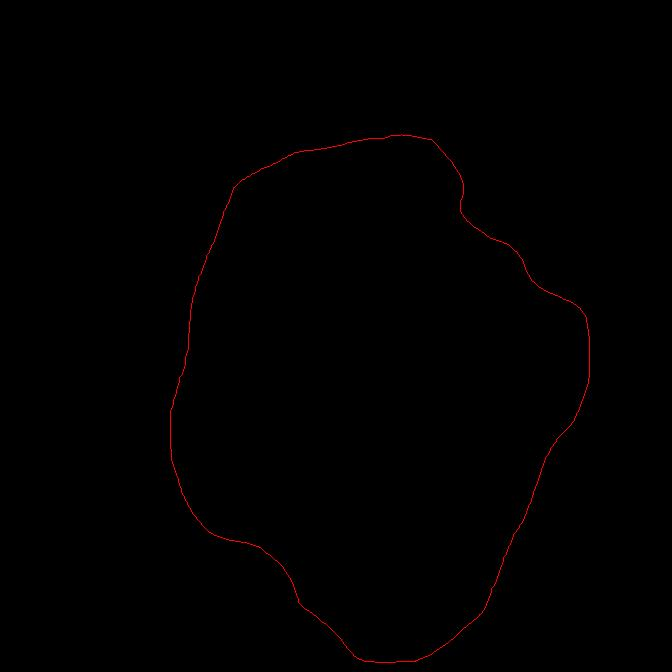
#> input picture Python/C62_97LAXMROI.jpg, 672 x 672 px
$ python convex_test.py
#> lines starting #> are read from the running program, lines starting #| are printed output that depends on the picture; after the words box and inside, x2 and y2 are one past the last pixel; in counts of white or black regions, pixels touching at a corner belong together
import cv2
import numpy as np
from PIL import Image


def max_area_contour(contours):
    cnt = contours[0]
    max_area = cv2.contourArea(cnt)

    for cont in contours:
        if cv2.contourArea(cont) > max_area:
            cnt = cont
            max_area = cv2.contourArea(cont)
    return cnt


multiplier = 0.01
img = cv2.imread('C62_97LAXMROI.jpg')
#> img is the input picture: shape (672, 672, 3); mean B, G, R 0.3, 0.2, 0.9
canvas = np.zeros(img.shape, np.uint8)
img = cv2.cvtColor(img, cv2.COLOR_BGR2GRAY)
#> img: shape (672, 672)
ret, thresh = cv2.threshold(img, 20, 255, 0)
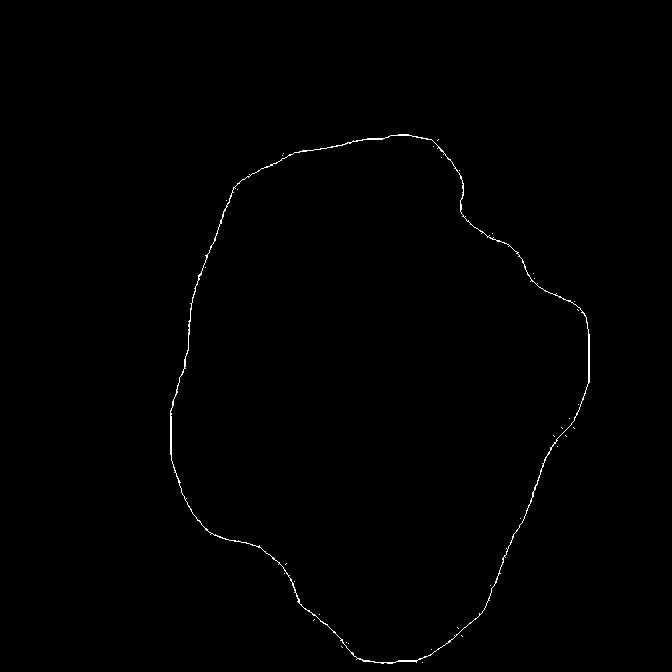
#> thresh: shape (672, 672); 0.42% white in thin lines or dots, all inside (x1, y1, x2, y2) = (170, 134, 590, 664)
contours, hierarchy = cv2.findContours(thresh, cv2.RETR_TREE, cv2.CHAIN_APPROX_SIMPLE)
#> contours = 37 contours, 35 with area under 20; largest, box (x1, y1, x2, y2) and area: (170, 134, 590, 664) 153071, (170, 135, 589, 663) 152605
cnt = max_area_contour(contours)
#> in max_area_contour, `cnt = contours[0]`: cnt = [[422, 662]]
#> in max_area_contour, `max_area = cv2.contourArea(cnt)`: max_area = 0
#> the loop in max_area_contour, `for cont in contours:` made 37 passes
#> max_area on pass 18: 153071
#> cont on passes 1 to 6: [[422, 662]], [[341, 646], [342, 647]], [[461, 635], [462, 636]], [[314, 619], [313, 620]], [[284, 573]], [[557, 446]]
#> after the loop in max_area_contour, `for cont in contours:`: cnt = contour of 701 points, box (x1, y1, x2, y2) (170, 134, 590, 664), area 153071; max_area = 153071
perimeter = int(cv2.arcLength(cnt, True))
#> perimeter = 1636
epsilon = multiplier * perimeter
#> epsilon = 16.36
approx = cv2.approxPolyDP(cnt, epsilon, True)
#> approx = contour of 11 points, box (x1, y1, x2, y2) (170, 134, 590, 664), area 147674
cv2.drawContours(canvas, [approx], 0, (255, 255, 255), 1)
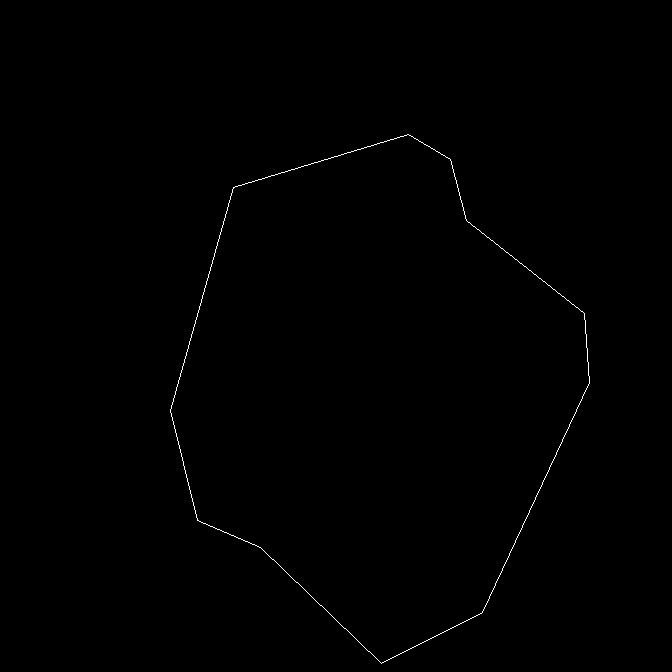
#> canvas: shape (672, 672, 3); 0.29% white in thin lines or dots, all inside (x1, y1, x2, y2) = (170, 134, 590, 664)
pinto = cv2.convexHull(approx)
#> pinto = contour of 9 points, box (x1, y1, x2, y2) (170, 134, 590, 664), area 152550
cv2.drawContours(canvas, [pinto], 0, (255, 0, 255), 1)
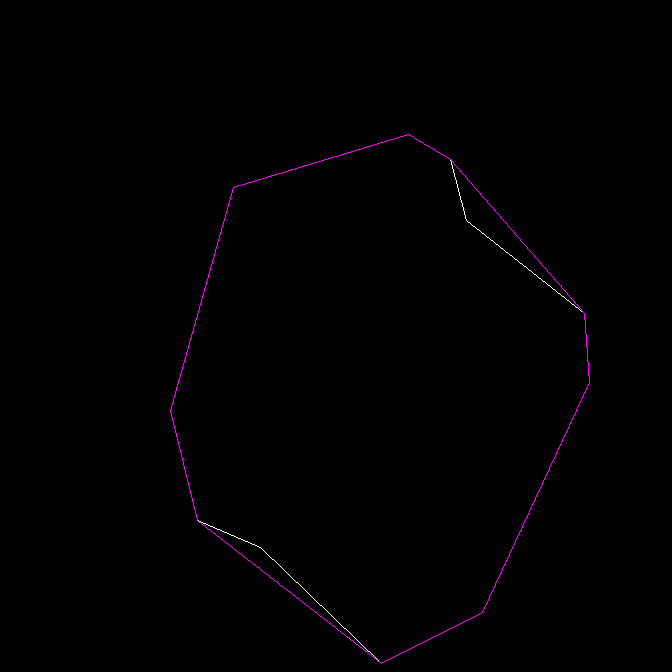
#> canvas: shape (672, 672, 3); 0.29% of pixels changed, all inside (x1, y1, x2, y2) = (170, 134, 590, 664); drawn as B, G, R
cv2.imshow('img', canvas)
cv2.waitKey(0)

hull = cv2.convexHull(approx, returnPoints=False)
#> hull = [10, 8, 7, 6, 5, 3, 2, 1, 0]
defects = cv2.convexityDefects(approx, hull)
#> defects = [[3, 5, 4, 4439], [8, 10, 9, 7161]]

for i in range(defects.shape[0]):
    s, e, f, d = defects[i, 0]
    start = tuple(cnt[s][0])
    end = tuple(cnt[e][0])
    far = tuple(cnt[f][0])
    cv2.line(canvas, start, end, (0, 255, 0), 2)
    cv2.circle(canvas, far, 5, (0, 0, 255), -1)
#> this loop made 2 passes
#> (s, e, f, d, start, end, far) on passes 1 to 2: (3, 5, 4, 4439, (389, 136), (387, 137), (388, 136)), (8, 10, 9, 7161, (367, 138), (362, 139), (366, 139))
#> canvas: shape (672, 672, 3); 0.04% of pixels changed, all inside (x1, y1, x2, y2) = (361, 131, 394, 145)

cv2.imshow('img', canvas)
cv2.waitKey(0)
cv2.destroyAllWindows()

$ run again, with Python/C55_97LOROI.jpg copied over Python/C62_97LAXMROI.jpg
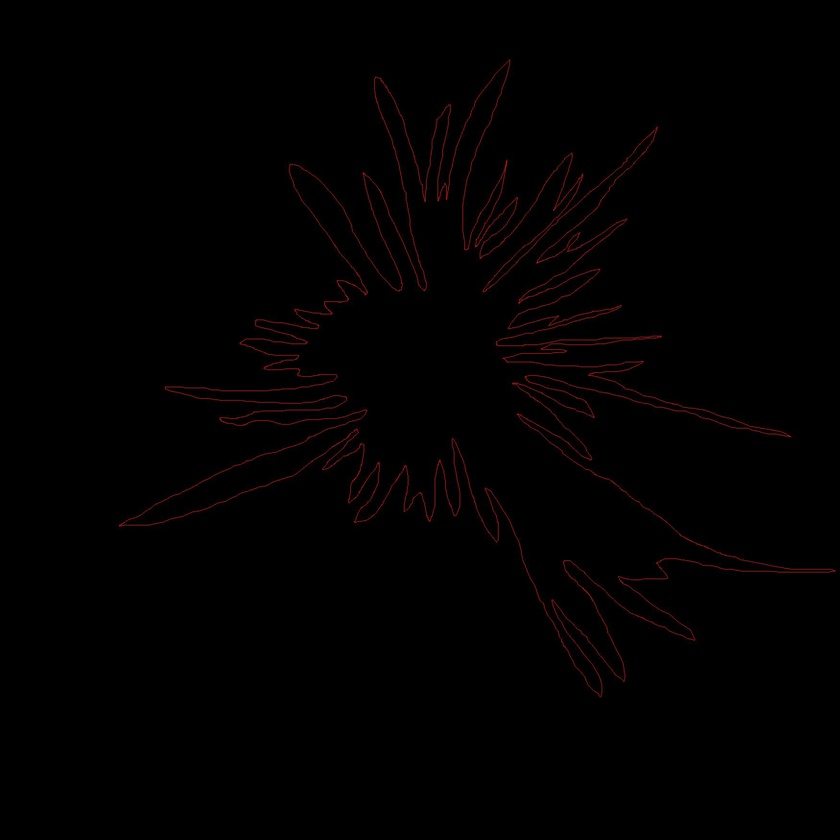
#> input picture Python/C55_97LOROI.jpg, 840 x 840 px, shrunk from 1751 x 1751 before the run
#> img is the input picture: shape (840, 840, 3); mean B, G, R 0.7, 0.6, 1.9
#> img: shape (840, 840)
#> `ret, thresh = cv2.threshold(img, 20, 255, 0)`:
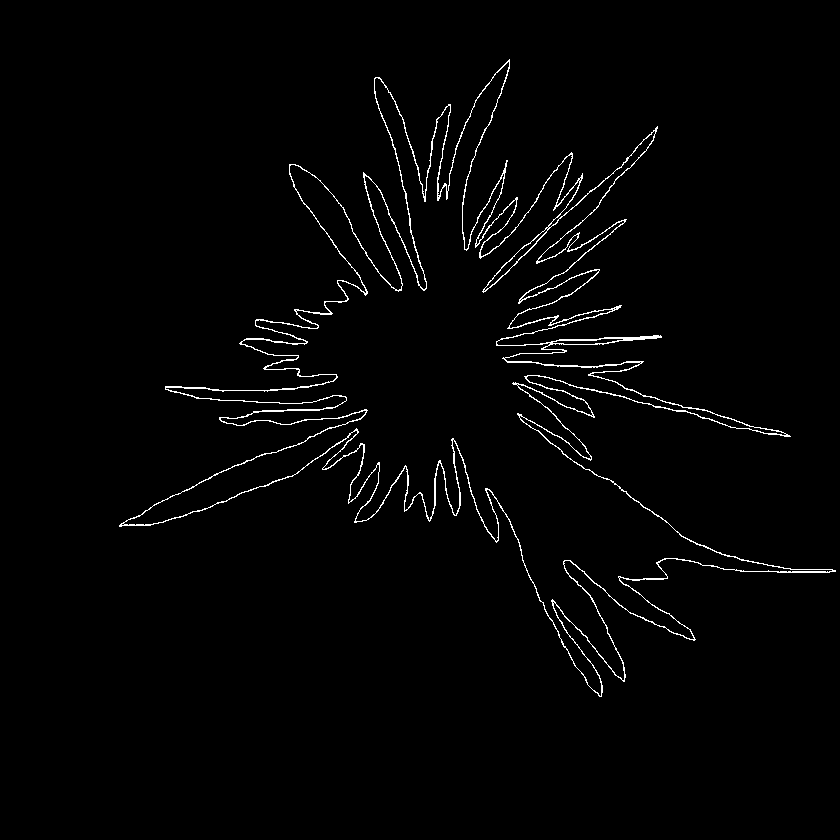
#> thresh: shape (840, 840); 1.7% white in thin lines or dots, all inside (x1, y1, x2, y2) = (119, 59, 836, 697)
#> contours = 22 contours, 18 with area under 20; largest, box (x1, y1, x2, y2) and area: (119, 59, 836, 697) 105566, (123, 61, 833, 697) 101076, (484, 228, 548, 291) 400, (552, 338, 624, 345) 252
#> in max_area_contour, `cnt = contours[0]`: cnt = contour of 3854 points, box (x1, y1, x2, y2) (119, 59, 836, 697), area 105566
#> in max_area_contour, `max_area = cv2.contourArea(cnt)`: max_area = 105565.5
#> the loop in max_area_contour, `for cont in contours:` made 22 passes
#> cont on passes 2, 3, 5, 6, 7, 9, 10, 11: [[552, 602], [553, 601], [554, 602], [553, 603]], [[618, 577], [619, 576], [620, 577], [619, 578]], [[591, 415], [592, 414], [593, 415], [592, 416]], [[516, 384], [517, 383], [518, 384], [517, 385]], [[639, 362], [640, 361], [641, 362], [640, 363]], [[295, 310], [296, 309], [297, 310], [296, 311]], [[612, 309], [613, 308], [614, 309], [613, 310]], [[614, 308], [615, 307], [616, 308], [615, 309]]
#> perimeter = 9127
#> epsilon = 91.27
#> approx = contour of 18 points, box (x1, y1, x2, y2) (119, 59, 836, 697), area 101530
#> pinto = contour of 9 points, box (x1, y1, x2, y2) (119, 59, 836, 697), area 294514
#> hull = [16, 14, 12, 10, 8, 6, 4, 2, 0]
#> defects = [[16, 0, 17, 32120], [0, 2, 1, 47079], [2, 4, 3, 37095], [4, 6, 5, 50799], [6, 8, 7, 49539], [8, 10, 9, 34841], [10, 12, 11, 64278], [12, 14, 13, 59780], [14, 16, 15, 48900]]
#> the loop `for i in range(defects.shape[0]):` made 9 passes
#> (s, e, f, d, start, end, far) on passes 1 to 8: (16, 0, 17, 32120, (475, 102), (509, 59), (474, 103)), (0, 2, 1, 47079, (509, 59), (494, 75), (494, 74)), (2, 4, 3, 37095, (494, 75), (492, 78), (492, 77)), (4, 6, 5, 50799, (492, 78), (491, 80), (491, 79)), (6, 8, 7, 49539, (491, 80), (485, 87), (485, 86)), (8, 10, 9, 34841, (485, 87), (482, 91), (482, 90)), (10, 12, 11, 64278, (482, 91), (479, 95), (479, 94)), (12, 14, 13, 59780, (479, 95), (477, 98), (477, 97))
#> after the loop `for i in range(defects.shape[0]):`:
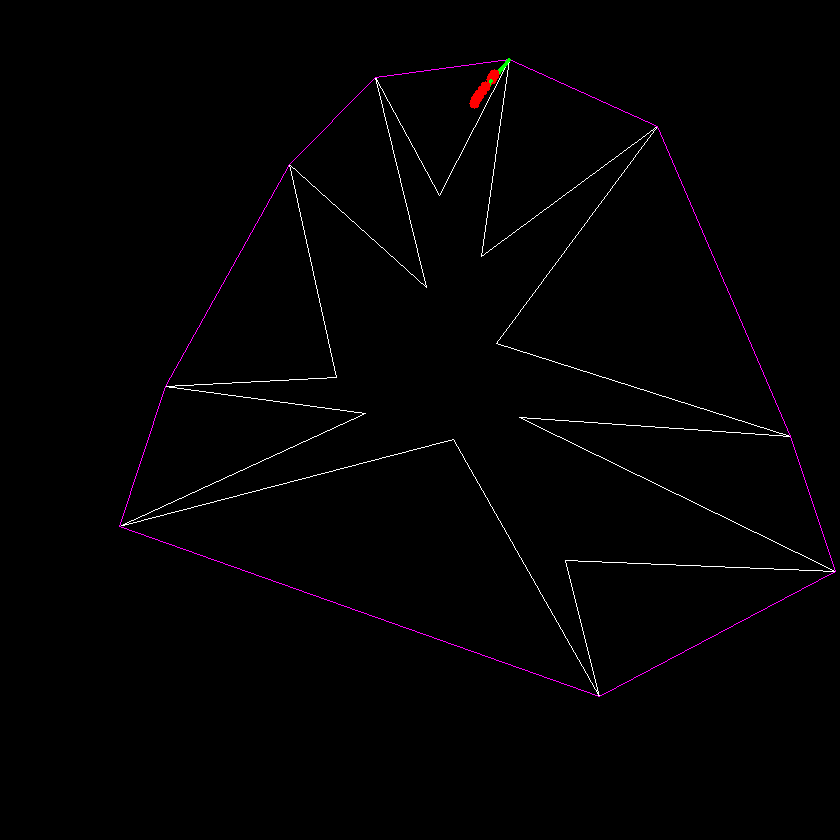
#> canvas: shape (840, 840, 3); mean of channels 0, 1, 2 2.1, 1.4, 2.2; drawn as B, G, R
